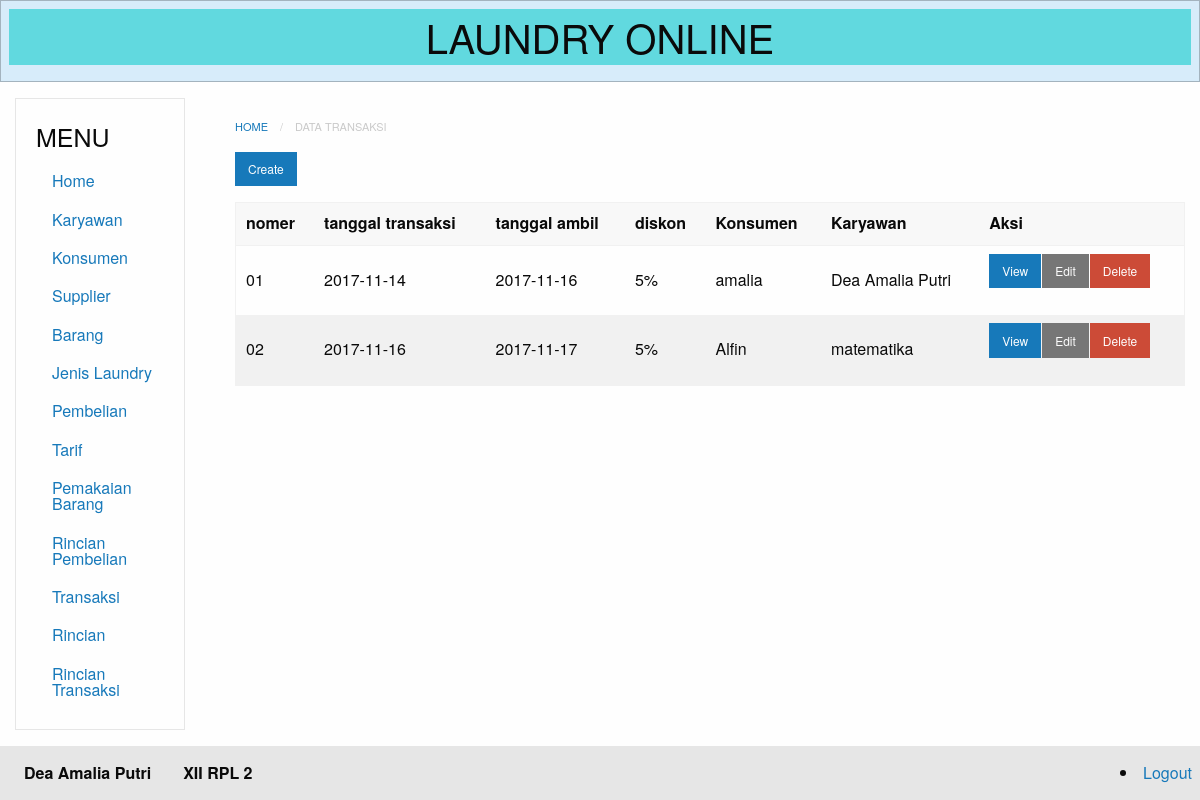
The app's page /index.php?module=transaksi (signed in) with its own data.
### tables this page shows
CREATE TABLE `transaksi` (
  `id` int(11) NOT NULL,
  `nomer` varchar(30) NOT NULL,
  `tanggal_transaksi` date NOT NULL,
  `tanggal_ambil` date NOT NULL,
  `diskon` varchar(30) NOT NULL,
  `konsumen_id` int(11) NOT NULL,
  `karyawan_id` int(11) NOT NULL
);

CREATE TABLE `konsumen` (
  `id` int(11) NOT NULL,
  `kode` varchar(20) NOT NULL,
  `nama` varchar(50) NOT NULL,
  `alamat` varchar(50) NOT NULL
);

CREATE TABLE `karyawan` (
  `id` int(11) NOT NULL,
  `nik` varchar(20) NOT NULL,
  `nama` varchar(50) NOT NULL,
  `alamat` varchar(50) NOT NULL,
  `telp` varchar(50) NOT NULL,
  `gender` enum('L','P') NOT NULL
);

### database.php (called while the page is built, shortened)
<?php
class Database {
	private $db_host = "localhost";
	private $db_user = "root";
	private $db_pass = "";
	private $db_name = "11_deaamaliaputri_laundry";
	var $con = false;
    var $myconn = "";
	var $result = array();
    function __construct() {
        if(!$this->con){
            $this->myconn = new mysqli($this->db_host, $this->db_user, $this->db_pass, $this->db_name);
            if($this->myconn->connect_errno > 0){
                array_push($this->result, $this->myconn->connect_error);
                return false;
            }else{
                $this->myconn->set_charset('utf8');
                $this->con = true;
                return true;
            }
        } else {
            return true;
        }
    }
	public function select($table, $rows = '*', $join = null,$join2 = null , $where = null, $order = null, $limit = null){
		$q = 'SELECT '.$rows.' FROM '.$table;
		if($join != null){
			$q .= ' JOIN '.$join;
		}
		if($join2 != null){
			$q .= ' JOIN '.$join2;
		}
        if($this->tableExists($table)){
        	$query = $this->myconn->query($q);
			if($query){
				$this->numResults = $query->num_rows;
				for($i = 0; $i < $this->numResults; $i++){
					$r = $query->fetch_array();
                	$key = array_keys($r);
                	for($x = 0; $x < count($key); $x++){
                    	if(!is_int($key[$x])){
                    		if($query->num_rows >= 1){
                    			$this->result[$i][$key[$x]] = $r[$key[$x]];
							}else{
								$this->result[$i][$key[$x]] = null;
							}
						}
					}
				}
				return true;
			}else{
				array_push($this->result, $this->myconn->error);
				return false;
			}
      	}else{
      		return false;
    	}
    }
	private function TableExists($table) {
    	$res = $this->myconn->query('SHOW TABLES LIKE "'.$table.'"');
    	if(isset($res->num_rows)) {
        	return $res->num_rows > 0 ? true : false;
    	} else {
    		array_push($this->result, $table." does not exist in this database");
    		return false;
    	}
	}
    public function getResult(){
        $val = $this->result;
        $this->result = array();
        return $val;
    }
}

### modules/transaksi/transaksi-index.php (the view)
<nav aria-label="You are here:" role="navigation">
<ul class="breadcrumbs">
  <li><a href="?module=home">Home</a></li>
  <li class="disabled">Data transaksi</li>
</ul>
</nav>
  <a href="?module=transaksi-create" class="small button">Create</a>
<table>
  <thead>
      <tr>
          <th>nomer</th>
          <th>tanggal transaksi</th>
          <th>tanggal ambil</th>
          <th>diskon</th>
          <th>Konsumen </th>
          <th>Karyawan </th>
          <th>Aksi</th>
      </tr>
  </thead>
<?php
  require_once("database.php");
  $db=new Database();
  $db->select('transaksi', 'transaksi.id, transaksi.nomer, transaksi.tanggal_transaksi, transaksi.tanggal_ambil, transaksi.diskon,
  transaksi.konsumen_id, transaksi.karyawan_id,
  konsumen.nama, karyawan.nama as karyawan',
  'konsumen ON konsumen.id = transaksi.konsumen_id',
  'karyawan ON karyawan.id = transaksi.karyawan_id');
  $res=$db->getResult();
  if(count($res) == 0){ ?>
    <tr>
        <td colspan="8">Tidak ada data yang tersedia </td>
    </tr>
<?php
    }else{
        foreach ($res as &$r){?>
        <tr>
            <td><?php echo $r['nomer'] ?></td>
            <td><?php echo $r['tanggal_transaksi'] ?></td>
            <td><?php echo $r['tanggal_ambil'] ?></td>
            <td><?php echo $r['diskon'] ?></td>
            <td><?php echo $r['nama'] ?></td>
            <td><?php echo $r['karyawan'] ?></td>
            <td>
                <div class="small button-group">
                    <a href="?module=transaksi-show&id=<?php echo $r['id']; ?>" class=" button">View</a>
                    <a href="?module=transaksi-edit&id=<?php echo $r['id']; ?>" class="secondary button">Edit</a>
                    <a href="?module=transaksi-delete&id=<?php echo $r['id']; ?>"onClick='return confirm("Apakah yakin menghapus?")' class="alert button">Delete</a>
                </div>
            </td>
        </tr>
<?php
              }
          }
          ?>
</table>

### records on screen
transaksi: nomer "01", tanggal_transaksi "2017-11-14", tanggal_ambil "2017-11-16", diskon "5%", konsumen.nama "amalia", karyawan.nama "Dea Amalia Putri"
transaksi: nomer "02", tanggal_transaksi "2017-11-16", tanggal_ambil "2017-11-17", diskon "5%", konsumen.nama "Alfin", karyawan.nama "matematika"
